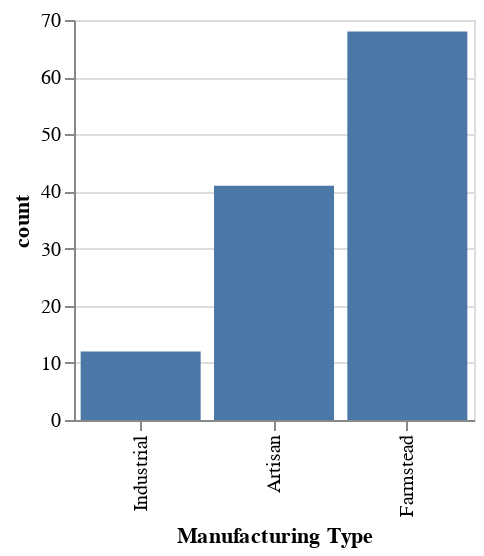

Notebook cell for this chart:
### Code cell
plot_organic =alt.Chart(manuf_df_organic).mark_bar().encode(
                    x =alt.X("ManufacturingTypeEn",sort ='y',title="Manufacturing Type"),
                    y= alt.Y("CheeseId:Q",title=" count")).properties (width =200, height =200)
                    
plot_organic

### Figure 1 — Vega-Lite specification as saved in the notebook (floating-point values rounded to 4 significant figures)
{"config": {"view": {"continuousWidth": 400, "continuousHeight": 300}}, "data": {"name": "data-9f2a617ce7072d8dda7b113836f75b9b"}, "mark": "bar", "encoding": {"x": {"type": "nominal", "field": "ManufacturingTypeEn", "sort": "y", "title": "Manufacturing Type"}, "y": {"type": "quantitative", "field": "CheeseId", "title": " count"}}, "height": 200, "width": 200, "$schema": "https://vega.github.io/schema/vega-lite/v4.8.1.json", "datasets": {"data-9f2a617ce7072d8dda7b113836f75b9b": [{"ManufacturingTypeEn": "Artisan", "Organic": 1, "CheeseId": 41, "total": 121, "ratio": 33.88}, {"ManufacturingTypeEn": "Farmstead", "Organic": 1, "CheeseId": 68, "total": 121, "ratio": 56.2}, {"ManufacturingTypeEn": "Industrial", "Organic": 1, "CheeseId": 12, "total": 121, "ratio": 9.917}]}}
